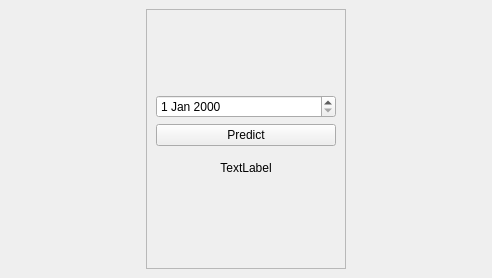
<?xml version="1.0" encoding="UTF-8"?>
<ui version="4.0">
 <class>MainWindow</class>
 <widget class="QMainWindow" name="MainWindow">
  <property name="geometry">
   <rect>
    <x>0</x>
    <y>0</y>
    <width>492</width>
    <height>278</height>
   </rect>
  </property>
  <property name="windowTitle">
   <string>Dolar Fiyat Tahmin | Emre Demircan &amp; Yusuf Kılıç</string>
  </property>
  <widget class="QWidget" name="centralwidget">
   <layout class="QGridLayout" name="gridLayout">
    <item row="1" column="2">
     <spacer name="horizontalSpacer">
      <property name="orientation">
       <enum>Qt::Horizontal</enum>
      </property>
      <property name="sizeHint" stdset="0">
       <size>
        <width>40</width>
        <height>20</height>
       </size>
      </property>
     </spacer>
    </item>
    <item row="1" column="0">
     <spacer name="horizontalSpacer_2">
      <property name="orientation">
       <enum>Qt::Horizontal</enum>
      </property>
      <property name="sizeHint" stdset="0">
       <size>
        <width>40</width>
        <height>20</height>
       </size>
      </property>
     </spacer>
    </item>
    <item row="0" column="1" rowspan="2">
     <widget class="QFrame" name="frame">
      <property name="minimumSize">
       <size>
        <width>200</width>
        <height>0</height>
       </size>
      </property>
      <property name="frameShape">
       <enum>QFrame::StyledPanel</enum>
      </property>
      <property name="frameShadow">
       <enum>QFrame::Raised</enum>
      </property>
      <layout class="QGridLayout" name="gridLayout_2">
       <item row="2" column="0">
        <widget class="QPushButton" name="btnPredict">
         <property name="text">
          <string>Predict</string>
         </property>
        </widget>
       </item>
       <item row="1" column="0">
        <widget class="QDateEdit" name="dateEdit"/>
       </item>
       <item row="3" column="0">
        <widget class="QWidget" name="widOutput" native="true">
         <property name="sizePolicy">
          <sizepolicy hsizetype="Preferred" vsizetype="Fixed">
           <horstretch>0</horstretch>
           <verstretch>0</verstretch>
          </sizepolicy>
         </property>
         <layout class="QGridLayout" name="gridLayout_3">
          <item row="0" column="0">
           <widget class="QLabel" name="lblOutput">
            <property name="text">
             <string>TextLabel</string>
            </property>
            <property name="alignment">
             <set>Qt::AlignCenter</set>
            </property>
           </widget>
          </item>
         </layout>
        </widget>
       </item>
       <item row="4" column="0">
        <spacer name="verticalSpacer">
         <property name="orientation">
          <enum>Qt::Vertical</enum>
         </property>
         <property name="sizeHint" stdset="0">
          <size>
           <width>20</width>
           <height>40</height>
          </size>
         </property>
        </spacer>
       </item>
       <item row="0" column="0">
        <spacer name="verticalSpacer_2">
         <property name="orientation">
          <enum>Qt::Vertical</enum>
         </property>
         <property name="sizeHint" stdset="0">
          <size>
           <width>20</width>
           <height>40</height>
          </size>
         </property>
        </spacer>
       </item>
      </layout>
     </widget>
    </item>
   </layout>
  </widget>
 </widget>
 <resources/>
 <connections/>
</ui>
